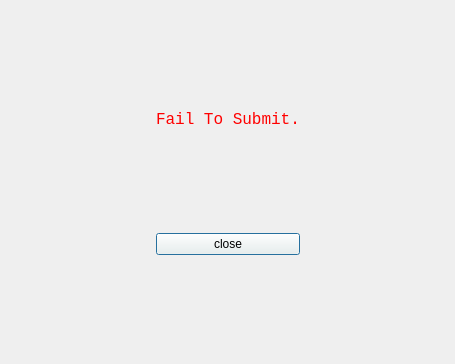
<?xml version="1.0" encoding="UTF-8"?>
<ui version="4.0">
 <class>ErrorDialog</class>
 <widget class="QDialog" name="ErrorDialog">
  <property name="geometry">
   <rect>
    <x>0</x>
    <y>0</y>
    <width>455</width>
    <height>364</height>
   </rect>
  </property>
  <property name="windowTitle">
   <string>ERROR</string>
  </property>
  <property name="windowIcon">
   <iconset resource="images.qrc">
    <normaloff>:/icon1.jpg</normaloff>:/icon1.jpg</iconset>
  </property>
  <property name="styleSheet">
   <string notr="true">QDialog#ErrorDialog{
border-image: url(:/background7.jpg);
}

*{font: 12pt &quot;Courier New&quot;;}

QPushButton{background-color: rgba(255, 251, 240,50);}</string>
  </property>
  <layout class="QGridLayout" name="gridLayout">
   <item row="0" column="1">
    <spacer name="verticalSpacer_2">
     <property name="orientation">
      <enum>Qt::Vertical</enum>
     </property>
     <property name="sizeHint" stdset="0">
      <size>
       <width>20</width>
       <height>40</height>
      </size>
     </property>
    </spacer>
   </item>
   <item row="3" column="1">
    <widget class="QPushButton" name="closeBtn">
     <property name="text">
      <string>close</string>
     </property>
    </widget>
   </item>
   <item row="1" column="1">
    <widget class="QLabel" name="label">
     <property name="font">
      <font>
       <family>Courier New</family>
       <pointsize>12</pointsize>
      </font>
     </property>
     <property name="styleSheet">
      <string notr="true">QLabel#label{color:red;}</string>
     </property>
     <property name="text">
      <string>Fail To Submit.</string>
     </property>
    </widget>
   </item>
   <item row="1" column="2">
    <spacer name="horizontalSpacer_2">
     <property name="orientation">
      <enum>Qt::Horizontal</enum>
     </property>
     <property name="sizeHint" stdset="0">
      <size>
       <width>40</width>
       <height>20</height>
      </size>
     </property>
    </spacer>
   </item>
   <item row="1" column="0">
    <spacer name="horizontalSpacer">
     <property name="orientation">
      <enum>Qt::Horizontal</enum>
     </property>
     <property name="sizeHint" stdset="0">
      <size>
       <width>40</width>
       <height>20</height>
      </size>
     </property>
    </spacer>
   </item>
   <item row="4" column="1">
    <spacer name="verticalSpacer">
     <property name="orientation">
      <enum>Qt::Vertical</enum>
     </property>
     <property name="sizeHint" stdset="0">
      <size>
       <width>20</width>
       <height>40</height>
      </size>
     </property>
    </spacer>
   </item>
   <item row="2" column="1">
    <spacer name="verticalSpacer_3">
     <property name="orientation">
      <enum>Qt::Vertical</enum>
     </property>
     <property name="sizeHint" stdset="0">
      <size>
       <width>20</width>
       <height>40</height>
      </size>
     </property>
    </spacer>
   </item>
   <item row="3" column="2">
    <spacer name="horizontalSpacer_3">
     <property name="orientation">
      <enum>Qt::Horizontal</enum>
     </property>
     <property name="sizeHint" stdset="0">
      <size>
       <width>40</width>
       <height>20</height>
      </size>
     </property>
    </spacer>
   </item>
   <item row="3" column="0">
    <spacer name="horizontalSpacer_4">
     <property name="orientation">
      <enum>Qt::Horizontal</enum>
     </property>
     <property name="sizeHint" stdset="0">
      <size>
       <width>40</width>
       <height>20</height>
      </size>
     </property>
    </spacer>
   </item>
  </layout>
 </widget>
 <resources>
  <include location="images.qrc"/>
 </resources>
 <connections/>
</ui>
